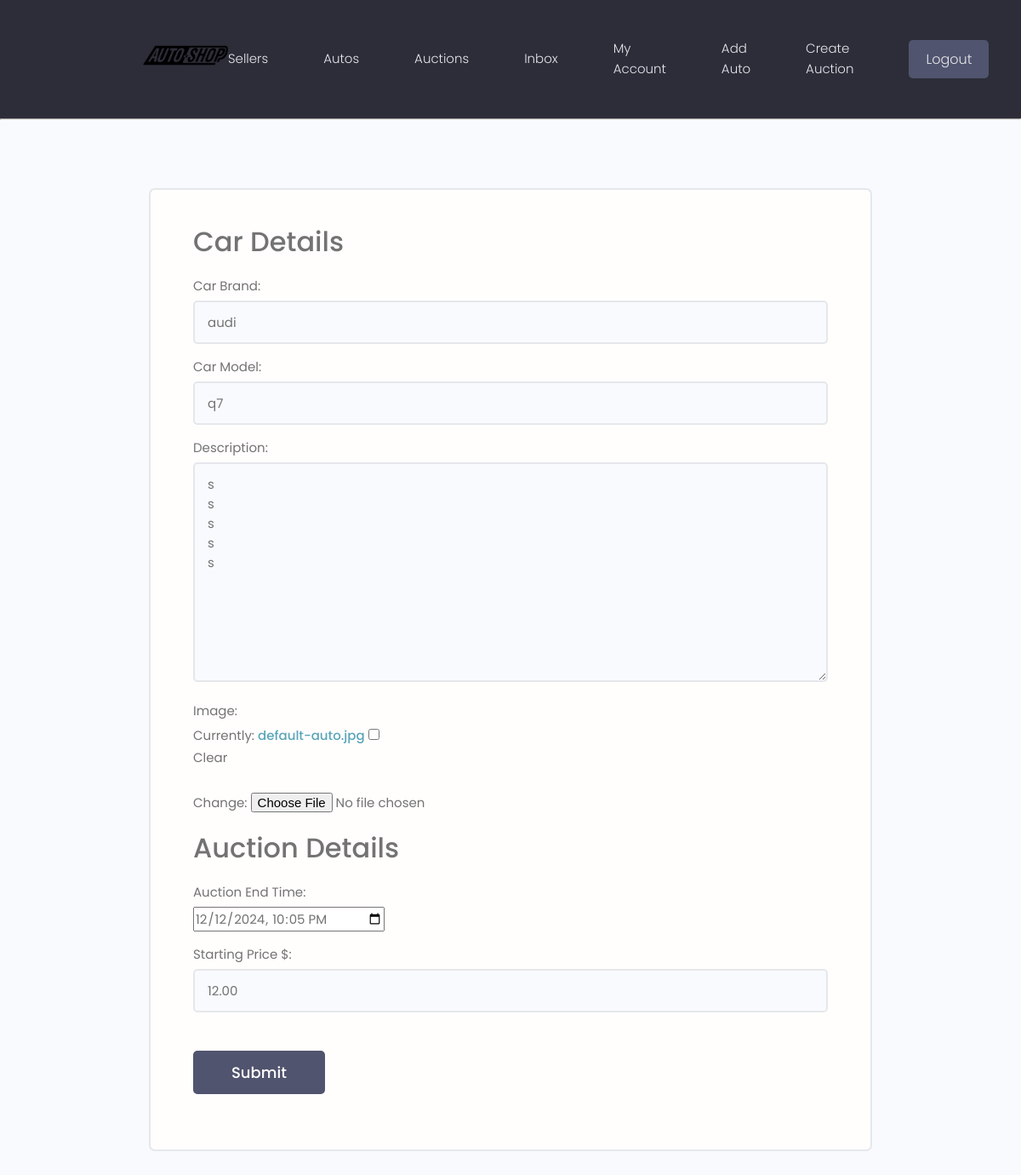
/auction/update/4/ (signed in), run on the app's committed database.
### auction/models.py (models this page shows, shortened)
class AuctionCar(models.Model):
    car_brand = models.CharField(max_length=100)
    car_model = models.CharField(max_length=100)
    description = models.TextField(blank=True, null=True)
    featured_image = models.ImageField(null=True, blank=True, default="default-auto.jpg")
    owner = models.ForeignKey(Profile, on_delete=models.CASCADE)

class Auction(models.Model):
    id = models.BigAutoField(primary_key=True)
    auto = models.ForeignKey(AuctionCar, on_delete=models.CASCADE)
    start_time = models.DateTimeField(auto_now_add=True, editable=True)
    end_time = models.DateTimeField()
    start_price = models.DecimalField(max_digits=10, decimal_places=2)
    current_price = models.DecimalField(max_digits=10, decimal_places=2, default=0)
    is_active = models.BooleanField(default=True)
    owner = models.ForeignKey(Profile, null=True, blank=True, on_delete=models.CASCADE)
    like_count = models.IntegerField(default=0)
    created = models.DateTimeField(auto_now_add=True)

### auction/views.py (the view, shortened to what this page needs)
# urls.py: path('update/<int:auction_id>/', views.auctionUpdate, name='update-auction'),
@login_required(login_url="login")
def auctionUpdate(request, auction_id):
    profile = request.user.profile
    auction = profile.auction_set.get(id=auction_id)
    logger.info(f"Користувач {profile} відкрив форму оновлення аукціону {auction_id}.")
    car_form = AuctionCarForm(instance=auction.auto)
    auction_form = CreateAuctionForm(instance=auction)
    context = {'car_form': car_form, 'auction_form': auction_form, 'auction': auction}
    return render(request, 'auction/auction-form.html', context)

### auction/forms.py
class AuctionCarForm(ModelForm):
    class Meta:
        model = AuctionCar
        fields = ['car_brand', 'car_model', 'description', 'featured_image']
        labels = {
            'car_brand': 'Car Brand',
            'car_model': 'Car Model',
            'featured_image': 'Image',
        }
    def __init__(self, *args, **kwargs):
        super(AuctionCarForm, self).__init__(*args, **kwargs)
        for name, field in self.fields.items():
            field.widget.attrs.update({'class': 'input'})

class CreateAuctionForm(ModelForm):
    class Meta:
        model = Auction
        fields = ['end_time', 'start_price']
        widgets = {
            'end_time': forms.DateTimeInput(attrs={'type': 'datetime-local'}),
        }
        labels = {
            'start_price': 'Starting Price $',
            'end_time': 'Auction End Time'
        }
    def __init__(self, *args, **kwargs):
        super(CreateAuctionForm, self).__init__(*args, **kwargs)
        for name, field in self.fields.items():
            field.widget.attrs.update({'class': 'input'})

### users/models.py (called while the page is built)
    def __str__(self):
        return self.username

### auction/templates/auction/auction-form.html (shortened to what this page needs)
{% extends 'main.html' %}
{% block content %}
    <main class="formPage my-xl">
        <div class="content-box">
            <div class="formWrapper">
                <form class="form" method="POST" enctype="multipart/form-data">
                    <h3>Car Details</h3>
                    {% for field in car_form %}
                    <div class="form__field">
                        <label for="{{ field.id_for_label }}">{{ field.label }}:</label>
                        {{ field }}
                    </div>
                    {% endfor %}
                    <h3>Auction Details</h3>
                    {% for field in auction_form %}
                    <div class="form__field">
                        <label for="{{ field.id_for_label }}">{{ field.label }}:</label>
                        {{ field }}
                    </div>
                    {% endfor %}
                    <input class="btn btn--sub btn--lg my-md" type="submit" value="Submit" />
                </form>
            </div>
        </div>
    </main>
{% endblock content %}

### static/styles/app.css (style rules this page uses)
:root { --color-sub: #2d2d39; }
.btn--sub { background-color: var(--color-sub-light); }
.content-box { width: 95%; max-width: 85rem; margin: 0 auto; }
.formPage .formWrapper { list-style: none; background: var(--color-white); padding: 3.5rem 5rem; border: 2px solid var(--color-light); border-radius: 0.7rem; }

### static/uikit/styles/modules/_variables.css (style rules this page uses)
:root { --color-main: #5aa5b9; --color-main-light: #e6faff; --color-sub: #3f4156; --color-sub-light: #51546e; --color-sub-lighter: #ededfd; --color-text: #737373; --color-gray: #8b8b8b; --color-light: #e5e7eb; --color-light-gray: #767676; --color-bg: #f8fafd; --color-white: #fffefd; --color-white-light: #f3f3f3; --color-success: #359e64; --color-success-bg: #def8e8; --color-error: #fc4b0b; --color-error-bg: #fff2ee; --font-base: 'Poppins', arial, helvetica, 'Segoe UI', roboto, ubuntu, sans-serif; --font-monospace: 'Fira Code', 'Courier New', courier, monospace; --font-regular: 300; --font-medium: 500; --font-bold: 700; --generic-shadow: 1px 1px 5px #00000010; --generic-transition: all 0.3s ease-in-out; }

### static/uikit/styles/modules/_base.css (style rules this page uses)
* { margin: 0; padding: 0; box-sizing: border-box; text-rendering: optimizeLegibility; color: inherit; font-size: inherit; }
html { font-size: 50%; }
@media only screen and (min-width: 480px) { html { font-size: 56.25%; } }
@media only screen and (min-width: 1200px) { html { font-size: 62.5%; } }
body { line-height: 1.6; font-weight: 400; font-size: 1.5rem; color: var(--color-text); background-color: var(--color-bg); min-height: 100vh; }

### static/uikit/styles/modules/_typography.css (style rules this page uses)
* { font-family: var(--font-base); }
h3 { font-size: 3.2rem; font-weight: var(--font-medium); }
a { padding-bottom: 2px; text-decoration: none; display: inline-block; color: var(--color-main); font-weight: var(--font-medium); }

### static/uikit/styles/modules/_utilities.css (style rules this page uses)
.my-md { margin: 3rem auto; }
.my-xl { margin: 8rem auto; }

### static/uikit/styles/modules/_button.css (style rules this page uses)
.btn { display: inline-block; position: relative; cursor: pointer; background-color: var(--color-light); font-weight: var(--font-medium); color: var(--color-sub); text-decoration: none; padding: 1rem 2rem; border-radius: 0.5rem; border: none; width: -webkit-fit-content; width: -moz-fit-content; width: fit-content; height: -webkit-fit-content; height: -moz-fit-content; height: fit-content; font-size: 1.6rem; outline-width: 0; outline-color: transparent; -webkit-backface-visibility: hidden; backface-visibility: hidden; transition: all 0.3s ease-in-out; }
.btn--sub { background-color: var(--color-sub); color: var(--color-white); }
.btn--lg { font-size: 1.8rem; padding: 1.2rem 4.5rem; }

### static/uikit/styles/modules/_form.css (style rules this page uses)
.form { display: block; }
.form__field { margin-top: 1.5rem; margin-bottom: 1.5rem; }
.form__label, .form__field > label { display: block; margin-bottom: 0.5rem; color: var(--color-text); }
input.input[type='text'], input.input[type='email'], input.input[type='password'], input.input[type='number'], textarea.input { min-width: 24rem; width: 100%; padding: 1.2rem 1.5rem; border-radius: 0.5rem; border: 2px solid var(--color-light); transition: all 0.3s ease-in-out; background-color: var(--color-bg); }

### data on the page
AuctionCar: car_form "audi" "q7" "s s s s s"
Auction: auction_form "12/12/2024 22:05" "12.00"

### other printed values
{{ field.label }} "Car Brand" "Car Model" "Description" "Image"
{{ field.label }} "Auction End Time" "Starting Price $"
